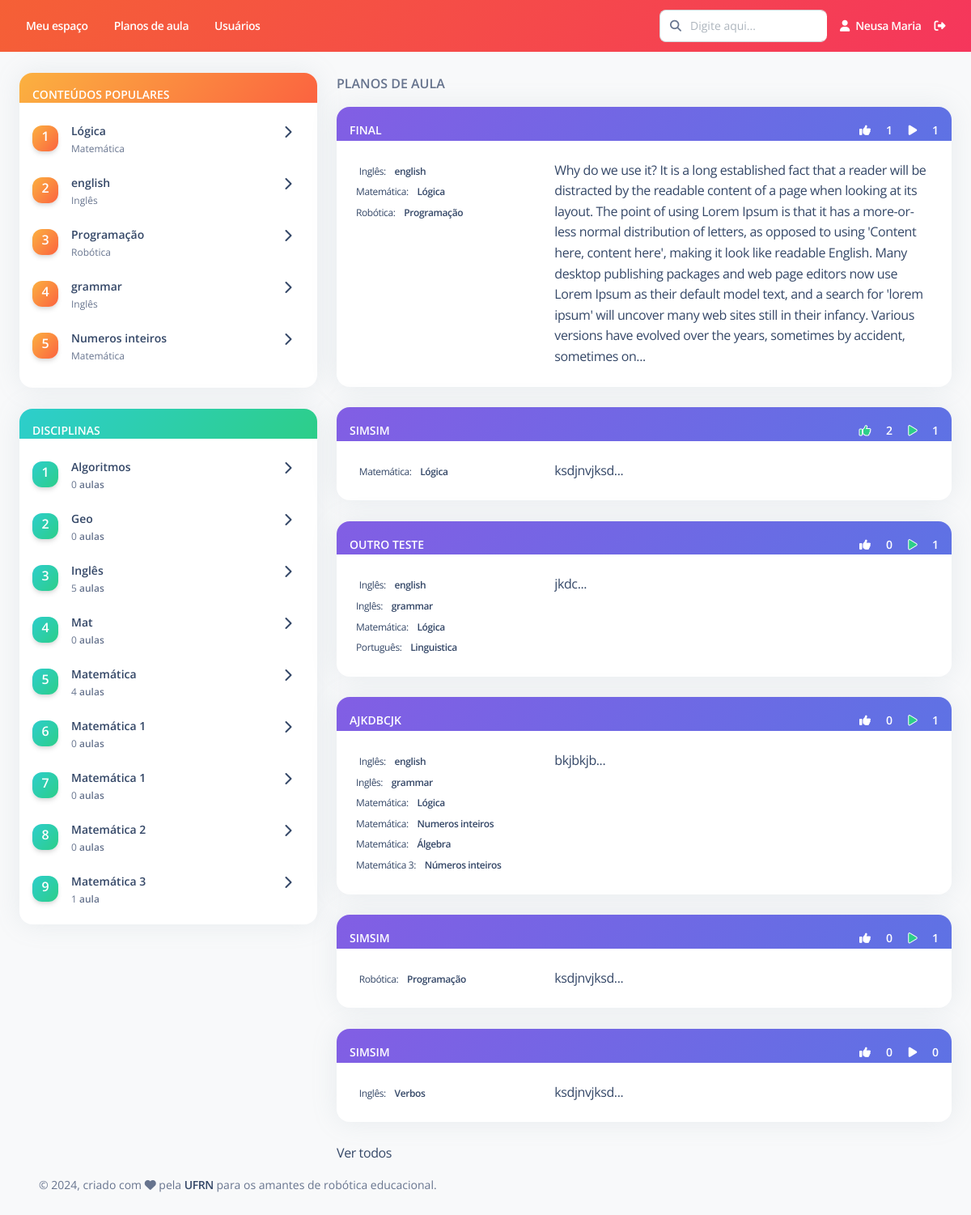
The app's page / (signed in), older data.
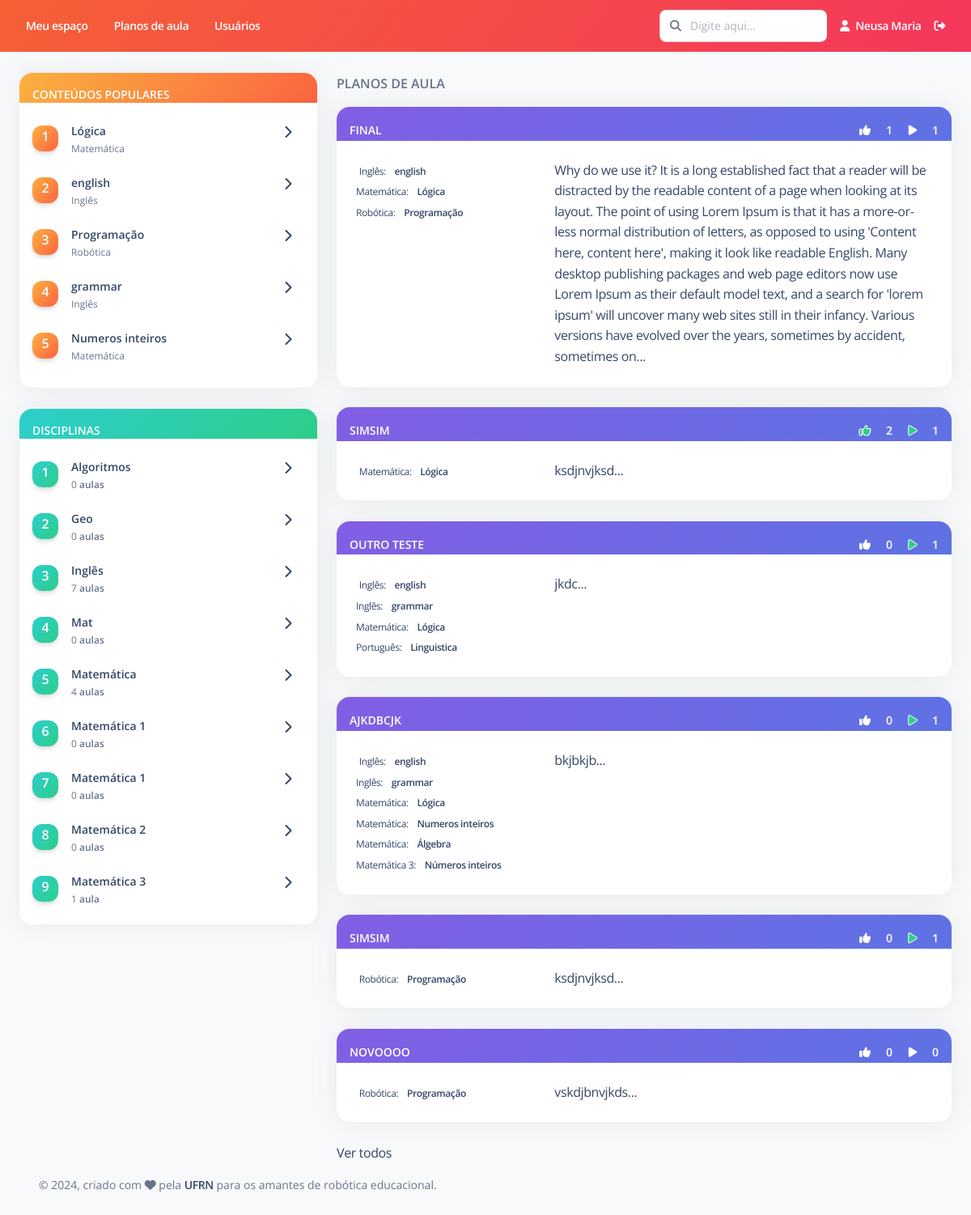
The same page, newer data.
### Disciplina/models.py (models this page shows, shortened)
class Conteudo(models.Model):
    nome = models.CharField(max_length=200, verbose_name="Nome")
    disciplina = models.ForeignKey(Disciplina, on_delete=models.RESTRICT, related_name="conteudos", verbose_name="Disciplina")
    status = models.CharField(max_length=7, choices=STATUS, default='Ativo')
    class Meta:
        ordering = ['disciplina', 'nome']
        verbose_name = "Conteúdo"
        verbose_name_plural = "Conteúdos"

class Disciplina(models.Model):
    nome = models.CharField(max_length=200, verbose_name="Nome")
    status = models.CharField(max_length=7, choices=STATUS, default='Ativo')
    def __str__(self):
        return self.nome
    class Meta:
        ordering = ['nome']
        verbose_name = "Disciplina"
        verbose_name_plural = "Disciplinas"

### PlanoAula/models.py (models this page shows, shortened)
class PlanoAula(models.Model):
    criador = models.ForeignKey(Usuario, on_delete=models.RESTRICT,null=True, verbose_name="Responsável")
    data_criacao = models.DateTimeField(default=timezone.now, verbose_name="Data de criação")
    titulo = models.CharField(max_length=200, verbose_name="Título")
    contextualizacao = models.TextField(verbose_name="Contextualização")
    descricao_atividade = models.TextField(verbose_name="Descrição da atividade")
    avaliacao = models.TextField(verbose_name="Critérios de avaliação", default="", blank=True, null=True)
    conteudos = models.ManyToManyField(Conteudo, related_name="planos_de_aula", verbose_name="Conteúdos")
    robo_equipamento = models.CharField(max_length=200, verbose_name="Equipamento", default="")
    robo_descricao = models.TextField(verbose_name="Descrição do robô", default="")
    robo_link = models.TextField(verbose_name="Links", blank=True, null=True)
    prog_linguagem = models.CharField(max_length=200, verbose_name="Linguagem de programação", default="")
    prog_descricao = models.TextField(verbose_name="Descrição da programação", default="")
    prog_link = models.TextField(verbose_name="Links", blank=True, null=True)
    prog_codigos = models.FileField(upload_to=user_directory_path, blank=True, null=True, verbose_name="Códigos")
    robo_fotos = models.ImageField(upload_to=user_directory_path, blank=True, null=True)
    robo_videos = models.ImageField(upload_to=user_directory_path, blank=True, null=True)
    robo_pdf = models.FileField(upload_to=user_directory_path, blank=True, null=True)
    exec_fotos = models.ImageField(upload_to=user_directory_path, blank=True, null=True)
    exec_videos = models.ImageField(upload_to=user_directory_path, blank=True, null=True)
    class Meta:
        ordering = ['titulo']
        verbose_name = "Plano de aula"
        verbose_name_plural = "Planos de aula"

### PlanoAula/views.py (the view)
# urls.py: 2. Add a URL to urlpatterns:  path('', views.home, name='home')
@login_required
def home(request):
    if (not request.user.first_name or not request.user.last_name):
        return redirect('usuario:completar_cadastro', pk = request.user.pk)
    planos_aula = PlanoAula.objects.all()
    conteudos = list(Conteudo.objects.filter(status='Ativo'))
    disciplinas = list(Disciplina.objects.filter(status='Ativo'))
    inf_disciplinas = encontrar_planos_aula_disciplina(planos_aula, disciplinas)
    principais_conteudos = encontrar_principais_conteudos(likes_execucao_por_conteudo(planos_aula, conteudos), 5)
    principais_planos_aula = encontrar_principais_planos_aula(planos_aula, 6)
    informacoes = {
        'lista_planos_aula': planos_aula[:10],
        'principais_conteudos': principais_conteudos,
        'principais_planos_aula': principais_planos_aula,
        'inf_disciplinas': inf_disciplinas
    }
    return render(request, "home.html", informacoes)

### PlanoAula/templatetags/attribute_tags.py (called while the page is built)
@register.filter
def encontrar_usuario_lista(qs, usuario):
    lista = list(qs.values_list('usuario', flat=True))
    if usuario in lista:
        return True
    else:
        return False

### PlanoAula/views.py (called while the page is built)
def encontrar_planos_aula_disciplina(planos_aula, disciplinas):
    inf_disciplinas = []
    for disciplina in disciplinas:
        informacoes = []
        informacoes.append(disciplina)
        informacoes.append(0)
        inf_disciplinas.append(informacoes)
    for plano_aula in planos_aula:
        disciplinas_pa = []
        for conteudo in plano_aula.conteudos.all():
            if conteudo.disciplina not in disciplinas_pa:
                disciplinas_pa.append(conteudo.disciplina)
        for disciplina in disciplinas_pa:
            indice = disciplinas.index(disciplina)
            inf_disciplinas[indice][1] += 1
    return inf_disciplinas

def encontrar_principais_conteudos(inf_conteudos, quantidade):
    inf_conteudos.sort(key = lambda x: x[1], reverse=True)
    return inf_conteudos[0:quantidade]

### templates/home.html (shortened to what the changed rows need)
    {% extends "Base/base.html" %}
    {% load static %}
    {% load attribute_tags %}
    {% block conteudo %}
    <br>
    <div class="row">
        <div class="col-lg-4 col-md-4">
            <div class="card">
                <div class="card-body p-3 overflow-auto">
                    <ul class="list-group">
                        {% for conteudo in principais_conteudos %}
                        <li class="list-group-item border-0 d-flex justify-content-between ps-0 mb-2 border-radius-lg">
                            <div class="d-flex align-items-center">
                                <div class="icon icon-shape icon-sm me-3 bg-gradient-warning shadow text-center">
                                    <p class="text-white font-weight-bold">{{ forloop.counter }}</p>
                                </div>
                                <div class="d-flex flex-column">
                                    <h6 class="mb-1 text-dark text-sm">{{ conteudo.0.nome }}</h6>
                                    <span class="text-xs">{{ conteudo.0.disciplina }}</span>
                                </div>
                            </div>
                            <div class="d-flex">
                                <a href="{% url 'plano_aula:listar' %}?conteudos={{conteudo.0.id}}"><i class="fa fa-chevron-right"></i></a>
                            </div>
                        </li>
                        {% endfor %}
                    </ul>
                </div>
            </div>
            <br>
            <div class="card">
                <div class="card-body p-3 overflow-auto" style="height:600px">
                    <ul class="list-group">
                        {% for disciplina in inf_disciplinas %}
                        <li class="list-group-item border-0 d-flex justify-content-between ps-0 mb-2 border-radius-lg">
                            <div class="d-flex align-items-center">
                                <div class="icon icon-shape icon-sm me-3 bg-gradient-success shadow text-center">
                                    <p class="text-white font-weight-bold opacity-10">{{ forloop.counter }}</p>
                                </div>
                                <div class="d-flex flex-column">
                                    <h6 class="mb-1 text-dark text-sm">{{ disciplina.0 }}</h6>
                                    <span class="text-xs">{{ disciplina.1 }} <span class="font-weight-bold">
                                    {% if disciplina.1 == 1 %}
                                        aula</span></span>
                                    {% else %} aulas </span>
                                    </span>
                                    {% endif %}
                                </div>
                            </div>
                            <div class="d-flex">
                                <a href="{% url 'plano_aula:listar' %}?conteudos__disciplina={{disciplina.0.id}}"><i class="fa fa-chevron-right"></i></a>
                            </div>
                        </li>
                        {% endfor %}
                    </ul>
                </div>
            </div>
        </div>
        <div class="col-lg-8 col-md-8">
            {% for plano_aula in principais_planos_aula %}
                <div class="card">
                    <div class="card-header bg-gradient-primary pb-0 p-3">
                        <span class="text-sm mb-0 text-uppercase text-white font-weight-bold">{{plano_aula.0.titulo}}</span>
                        <div class="float-end">
                            <span class="text-sm mb-0 text-uppercase text-white font-weight-bold">
                                {% if plano_aula.0.likes.all|encontrar_usuario_lista:user.id %}
                                    <a onclick="marcar_favorito({{plano_aula.0.id}}, {{user.id}})">
                                        <i class="fas fa-thumbs-up px-3" id="icon_thumbs_up_{{plano_aula.0.id}}"
                                        style="color: var(--bs-success);
                                                -webkit-text-stroke: 1px white;"></i>
                                    </a>
                                {% else %}
                                    <a onclick="marcar_favorito({{plano_aula.0.id}}, {{user.id}})">
                                        <i class="fas fa-thumbs-up px-3" id="icon_thumbs_up_{{plano_aula.0.id}}"
                                        style="color: white;"></i>
                                    </a>
                                {% endif %}
                                <span id="contador_thumbs_up_{{plano_aula.0.id}}">{{ plano_aula.0.likes.count }}</span>
                            </span>
                            <span class="text-sm mb-0 text-uppercase text-white font-weight-bold">
                                {% if plano_aula.0.execucoes.all|encontrar_usuario_lista:user.id %}
                                    <a onclick="marcar_executado({{plano_aula.0.id}}, {{user.id}})">
                                        <i class="fas fa-play px-3" id="icon_play_{{plano_aula.0.id}}"
                                        style="color: var(--bs-success);
                                                -webkit-text-stroke: 1px white;"></i>
                                    </a>
                                {% else %}
                                    <a onclick="marcar_executado({{plano_aula.0.id}}, {{user.id}})">
                                        <i class="fas fa-play px-3" id="icon_play_{{plano_aula.0.id}}"
                                        style="color: white;"></i>
                                    </a>
                                {% endif %}
                                <span id="contador_play_{{plano_aula.0.id}}">{{ plano_aula.0.execucoes.count }}</span>
                            </span>
                        </div>
                    </div>
                    <a href="{% url 'plano_aula:detalhes' pk=plano_aula.0.pk %}">
                        <div class="card-body row">
                            <div class="col-4">
                                {% for conteudo in plano_aula.0.conteudos.all %}
                                    <span class="mb-2 text-xs">{{conteudo.disciplina}}:
                                        <span class="text-dark font-weight-bold ms-sm-2">{{conteudo.nome}}</span>
                                    </span>
                                    <br>
                                {% endfor %}
                            </div>
                            <div class="col-8">
                                <div class="overflow-auto">
                                    {{ plano_aula.0.descricao_atividade|slice:":600" }}...
                                </div>
                            </div>
                        </div>
                    </a>
                </div>
                <br>
            {% endfor %}
        </div>
    </div>
    {% endblock %}

Row changes from the older to the newer data that the page shows:
no longer on this page (row unchanged): PlanoAula: titulo "SIMSIM", id "0", descricao_atividade "ksdjnvjksd"
no longer on this page (row unchanged): Conteudo: disciplina "Inglês", nome "Verbos", shown under "SIMSIM"
computed for Disciplina "Inglês": disciplina "5" → "7"
added PlanoAula: titulo "NOVOOOO", id "0", descricao_atividade "vskdjbnvjkds", Conteudo (disciplina "Robótica", nome "Programação")
